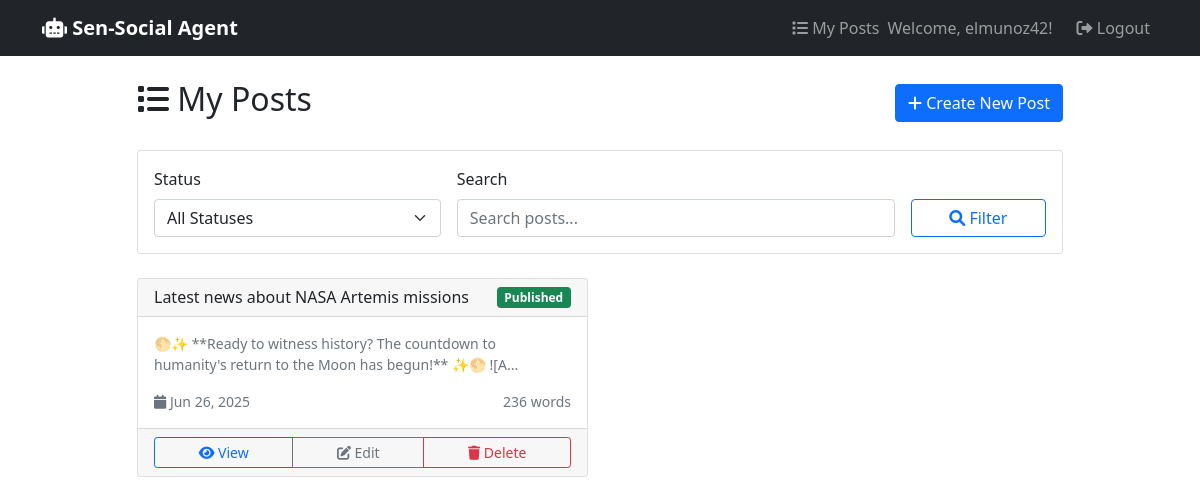
/agents/posts/ (signed in), run on an earlier commit of the app's database.
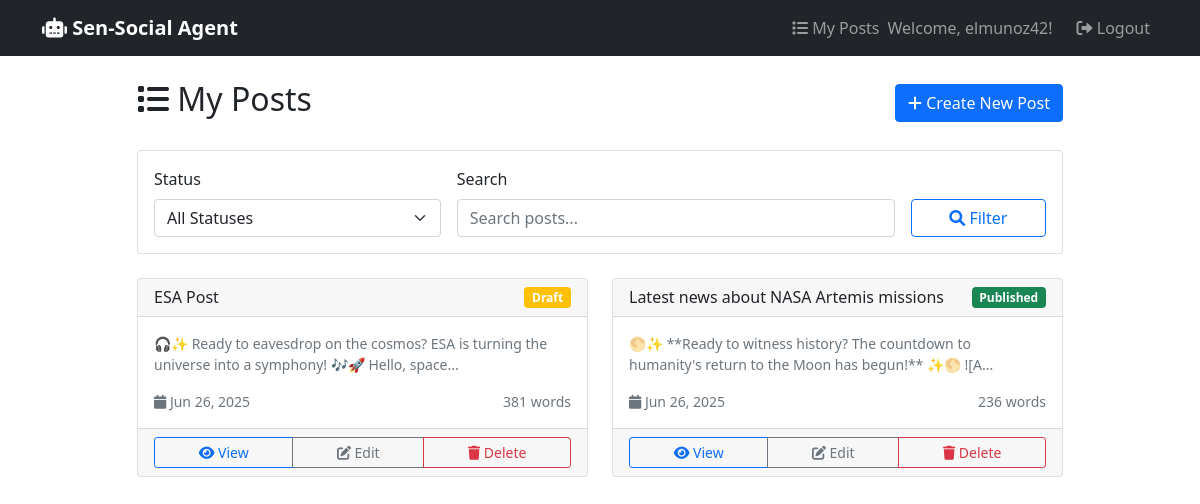
And on a later commit of the database.
### agents/models.py (models this page shows, shortened)
class Post(models.Model):
    STATUS_CHOICES = [
        ('draft', 'Draft'),
        ('published', 'Published'),
        ('archived', 'Archived'),
    ]
    title = models.CharField(max_length=200, help_text="Brief title for this post")
    content = models.TextField(help_text="The generated social media content")
    original_prompt = models.TextField(help_text="The original user prompt that generated this content")
    created_by = models.ForeignKey(User, on_delete=models.CASCADE, related_name='posts')
    created_at = models.DateTimeField(default=timezone.now)
    updated_at = models.DateTimeField(auto_now=True)
    status = models.CharField(max_length=20, choices=STATUS_CHOICES, default='draft')
    conversation_history = models.JSONField(
        null=True,
        blank=True,
        help_text="Full conversation history from the generation process"
    )
    generation_metadata = models.JSONField(
        null=True,
        blank=True,
        help_text="Additional metadata about the generation process"
    )
    class Meta:
        ordering = ['-created_at']
        verbose_name = "Post Draft"
        verbose_name_plural = "Post Drafts"
    @property
    def content_preview(self):
        if len(self.content) > 100:
            return self.content[:100] + "..."
        return self.content
    @property
    def word_count(self):
        return len(self.content.split())
    @property
    def status_css_class(self):
        status_classes = {
            'draft': 'bg-warning',
            'published': 'bg-success',
            'archived': 'bg-secondary',
        }
        return status_classes.get(self.status, 'bg-secondary')

### agents/views.py (the view)
# urls.py: path('posts/', views.post_list, name='post_list'),
@login_required
def post_list(request):
    posts = Post.objects.filter(created_by=request.user)
    status_filter = request.GET.get('status', '')
    if status_filter:
        posts = posts.filter(status=status_filter)
    search_query = request.GET.get('search', '')
    if search_query:
        posts = posts.filter(
            Q(title__icontains=search_query) |
            Q(content__icontains=search_query) |
            Q(original_prompt__icontains=search_query)
        )
    paginator = Paginator(posts, 10)  # Show 10 posts per page
    page_number = request.GET.get('page')
    page_obj = paginator.get_page(page_number)
    context = {
        'page_obj': page_obj,
        'status_filter': status_filter,
        'search_query': search_query,
        'total_posts': posts.count(),
        'draft_selected': status_filter == 'draft',
        'published_selected': status_filter == 'published',
        'archived_selected': status_filter == 'archived',
    }
    return render(request, 'agents/post_list.html', context)

### agents/templates/agents/post_list.html (shortened to what this page needs)
{% extends 'base.html' %}
{% block content %}
<div class="container mt-4">
    <div class="row">
        <div class="col-lg-10 mx-auto">
            <div class="d-flex justify-content-between align-items-center mb-4">
                <h2><i class="fas fa-list"></i> My Posts</h2>
                <a href="{% url 'agents:dashboard' %}" class="btn btn-primary">
                    <i class="fas fa-plus"></i> Create New Post
                </a>
            </div>
            <div class="card mb-4">
                <div class="card-body">
                    <form method="get" class="row g-3">
                        <div class="col-md-4">
                            <label for="status" class="form-label">Status</label>
                            <select class="form-select" id="status" name="status">
                                <option value="">All Statuses</option>
                            </select>
                        </div>
                        <div class="col-md-6">
                            <label for="search" class="form-label">Search</label>
                            <input type="text" class="form-control" id="search" name="search" value="{{ search_query }}"
                                placeholder="Search posts...">
                        </div>
                        <div class="col-md-2">
                            <label class="form-label">&nbsp;</label>
                            <button type="submit" class="btn btn-outline-primary d-block w-100">
                                <i class="fas fa-search"></i> Filter
                            </button>
                        </div>
                    </form>
                </div>
            </div>
            {% if page_obj %}
            <div class="row">
                {% for post in page_obj %}
                <div class="col-md-6 mb-4">
                    <div class="card h-100">
                        <div class="card-header d-flex justify-content-between align-items-center">
                            <h6 class="mb-0">{{ post.title }}</h6>
                            <span class="badge {{ post.status_css_class }}">
                                {{ post.get_status_display }}
                            </span>
                        </div>
                        <div class="card-body">
                            <p class="card-text text-muted small">{{ post.content_preview }}</p>
                            <div class="row text-muted small">
                                <div class="col">
                                    <i class="fas fa-calendar"></i> {{ post.created_at|date:"M d, Y" }}
                                </div>
                                <div class="col text-end">
                                     {{ post.word_count }} words
                                </div>
                            </div>
                        </div>
                        <div class="card-footer">
                            <div class="btn-group w-100" role="group">
                                <a href="{% url 'agents:post_detail' post.id %}" class="btn btn-sm btn-outline-primary">
                                    <i class="fas fa-eye"></i> View
                                </a>
                                <a href="{% url 'agents:post_edit' post.id %}" class="btn btn-sm btn-outline-secondary">
                                    <i class="fas fa-edit"></i> Edit
                                </a>
                                <a href="{% url 'agents:post_delete' post.id %}" class="btn btn-sm btn-outline-danger">
                                    <i class="fas fa-trash"></i> Delete
                                </a>
                            </div>
                        </div>
                    </div>
                </div>
                {% endfor %}
            </div>
            {% endif %}
        </div>
    </div>
</div>
{% endblock %}

What changed in the data, as far as the page shows it:
added Post: title "ESA Post", status "Draft", content_preview "🎧✨ Ready to eavesdrop on the cosmos? ESA is turning the universe into a symphony! 🎶🚀 Hello, space...", created_at "Jun 26, 2025", word_count "381"
